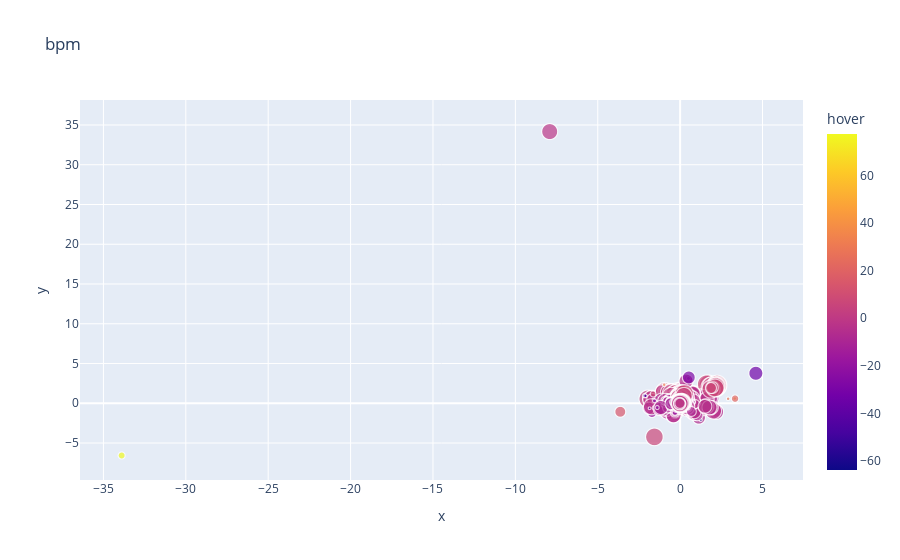

Notebook source saved alongside this figure:
### Code cell
plot_scatter(df, rotated_means_results, "bpm", "gaussian")

### Figure 1 — Plotly figure (JSON) as saved in the notebook; plotly's stock layout.template omitted (floating-point values rounded to 4 significant figures; data arrays with more than 128 entries replaced by an {"elided": "..."} marker saying what was removed)
{"data": [{"customdata": {"elided": "2332x3 mixed values"}, "hovertemplate": "x=%{x}<br>y=%{y}<br>minutes=%{customdata[1]}<br>hover=%{marker.color}<br>names=%{customdata[2]}<extra></extra>", "legendgroup": "", "marker": {"color": {"elided": "2332 float values"}, "coloraxis": "coloraxis", "size": {"elided": "2332 float values"}, "sizemode": "area", "sizeref": 0.1367, "symbol": "circle"}, "mode": "markers", "name": "", "showlegend": false, "type": "scattergl", "x": {"elided": "2332 float values"}, "xaxis": "x", "y": {"elided": "2332 float values"}, "yaxis": "y"}], "layout": {"coloraxis": {"colorbar": {"title": {"text": "hover"}}, "colorscale": [[0, "#0d0887"], [0.1111, "#46039f"], [0.2222, "#7201a8"], [0.3333, "#9c179e"], [0.4444, "#bd3786"], [0.5556, "#d8576b"], [0.6667, "#ed7953"], [0.7778, "#fb9f3a"], [0.8889, "#fdca26"], [1, "#f0f921"]]}, "legend": {"itemsizing": "constant", "tracegroupgap": 0}, "title": {"text": "bpm"}, "xaxis": {"anchor": "y", "domain": [0, 1], "title": {"text": "x"}}, "yaxis": {"anchor": "x", "domain": [0, 1], "title": {"text": "y"}}}}
